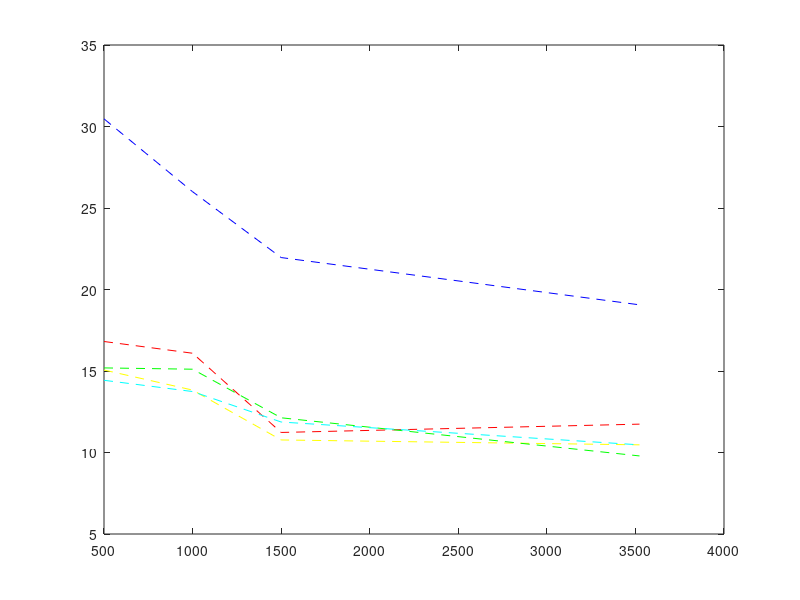

This chart was generated by the following MATLAB code:
function result = plot_error()
%newsmat2----------------
X = [500,1000,1500,3028];
O1 = [18.54];
O2 = [15.42];
O3 = [13.58];
O4 = [10.36];

A1 = [19.34];
A2 = [14.33];
A3 = [14.43];
A4 = [13.49];

OP1 = [14.38];
OP2 = [12.64];
OP3 = [12.39];
OP4 = [10.76];

AP1 = [14.38];
AP2 = [12.79];
AP3 = [12.59];
AP4 = [11.20];

B1 = [23.00];
B2 = [15.77];
B3 = [17.40];
B4 = [14.43];


O = [mean(O1), mean(O2), mean(O3), mean(O4)];
A = [mean(A1), mean(A2), mean(A3), mean(A4)];
OP = [mean(OP1), mean(OP2), mean(OP3), mean(OP4)];
AP = [mean(AP1), mean(AP2), mean(AP3), mean(AP4)];
B = [mean(B1), mean(B2), mean(B3), mean(B4)];
%e = [std(Y1) std(Y2) std(Y3) std(Y4)];
result = plot(X,O,'--r',X,A, '--y',X, OP, '--g',X,AP,'--c',X,B,'--b');
%red = Online Perceptron 1
%yellow = Average Perceptron 1
%green = Online Perceptron 5
%cyan = Average Perceptron 5
%blue = BNB
%errorbar(X, Y, e);
%newsmat3---------------------------
X = [500,1000,1500,3523];
O1 = [16.81];
O2 = [16.09];
O3 = [11.23];
O4 = [11.74];

A1 = [15.06];
A2 = [13.83];
A3 = [10.77];
A4 = [10.47];

OP1 = [15.19];
OP2 = [15.11];
OP3 = [12.13];
OP4 = [9.79];

AP1 = [14.43];
AP2 = [13.74];
AP3 = [11.87];
AP4 = [10.47];

B1 = [30.47];
B2 = [26.00];
B3 = [21.96];
B4 = [19.06];


O = [mean(O1), mean(O2), mean(O3), mean(O4)];
A = [mean(A1), mean(A2), mean(A3), mean(A4)];
OP = [mean(OP1), mean(OP2), mean(OP3), mean(OP4)];
AP = [mean(AP1), mean(AP2), mean(AP3), mean(AP4)];
B = [mean(B1), mean(B2), mean(B3), mean(B4)];
%e = [std(Y1) std(Y2) std(Y3) std(Y4)];
result1 = plot(X,O,'--r',X,A, '--y',X, OP, '--g',X,AP,'--c',X,B,'--b');
end
